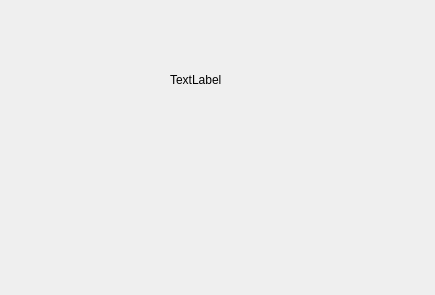
<?xml version="1.0" encoding="UTF-8"?>
<ui version="4.0">
 <class>Dialog</class>
 <widget class="QDialog" name="Dialog">
  <property name="geometry">
   <rect>
    <x>0</x>
    <y>0</y>
    <width>435</width>
    <height>295</height>
   </rect>
  </property>
  <property name="windowTitle">
   <string>Dialog</string>
  </property>
  <widget class="QLabel" name="label">
   <property name="geometry">
    <rect>
     <x>170</x>
     <y>70</y>
     <width>59</width>
     <height>19</height>
    </rect>
   </property>
   <property name="text">
    <string>TextLabel</string>
   </property>
  </widget>
 </widget>
 <resources/>
 <connections/>
</ui>
